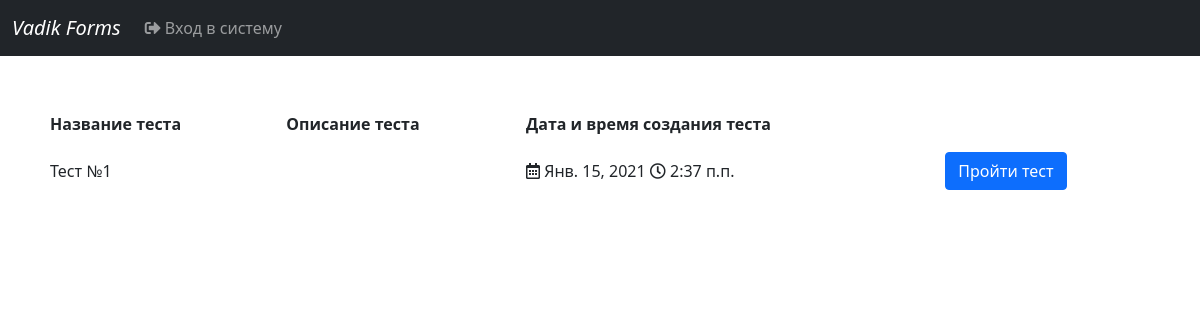
The page /training/subjects/32/tests on the database its author committed.
### testing/models.py (models this page shows, shortened)
class Testing(models.Model):
    test_name = models.CharField(max_length=255, verbose_name="Название теста")
    description = models.TextField(verbose_name="Описание", blank=True, null=True)
    subject = models.ForeignKey(Subject, on_delete=models.CASCADE, verbose_name="Предмет")
    date_added = models.DateTimeField(verbose_name="Время создания", auto_now_add=True)
    date_last_editing = models.DateTimeField(verbose_name="Время последнего редактирования", auto_now=True)
    who_created = models.ForeignKey(User, on_delete=models.CASCADE, verbose_name="Кто создал тест")
    class Meta:
        ordering = ('-id',)
        verbose_name = 'Тест'
        verbose_name_plural = 'Тесты'

### training/views.py (the view)
# urls.py: path('subjects/<subject_id>/tests', views.test_list, name='test_list'),
def test_list(request, subject_id):
    subject = get_object_or_404(Subject, pk=subject_id)
    test_l = subject.testing_set.all()
    return render(request, 'training/test_list.html', {
        'test_list': test_l,
        'subject': subject,
    })

### training/templates/training/test_list.html (shortened to what this page needs)
{% extends 'base.html' %}
{% load static %}
{% block css %}
    <link rel="stylesheet" type="text/css" href="{% static 'testing/css/main.css' %}">
{% endblock %}
{% block content %}
    <div class="container">
        <br>
        {% if test_list %}
            <table class="table table-borderless table-hover">
                <thead>
                <tr>
                    <th scope="col">Название теста</th>
                    <th scope="col">Описание теста</th>
                    <th scope="col">Дата и время создания теста</th>
                    <th scope="col"></th>
                </tr>
                </thead>
                <tbody>
                {% for test in test_list %}
                    <tr>
                        <td>{{ test.test_name|default_if_none:"Нет данных" }}</td>
                        <td>{{ test.description|default_if_none:"Нет данных" }}</td>
                        <td><i class="far fa-calendar-alt"></i> {{ test.date_added.date|default_if_none:"Нет данных" }} <i class="far fa-clock"></i> {{ test.date_added.time|default_if_none:"Нет данных" }}</td>
                        <td><a href="{% url 'training:test_passing' test.subject.id test.id %}" class="btn btn-primary">Пройти тест</a></td>
                    </tr>
                {% endfor %}
                </tbody>
            </table>
        {% endif %}
    </div>
{% endblock %}

### testing/static/testing/css/main.css (style rules this page uses)
td { vertical-align: middle !important; }

### rows shown on the page
Testing: test_name "Тест №1", date_added "Янв. 15, 2021", date_added.time "2:37 п.п."
